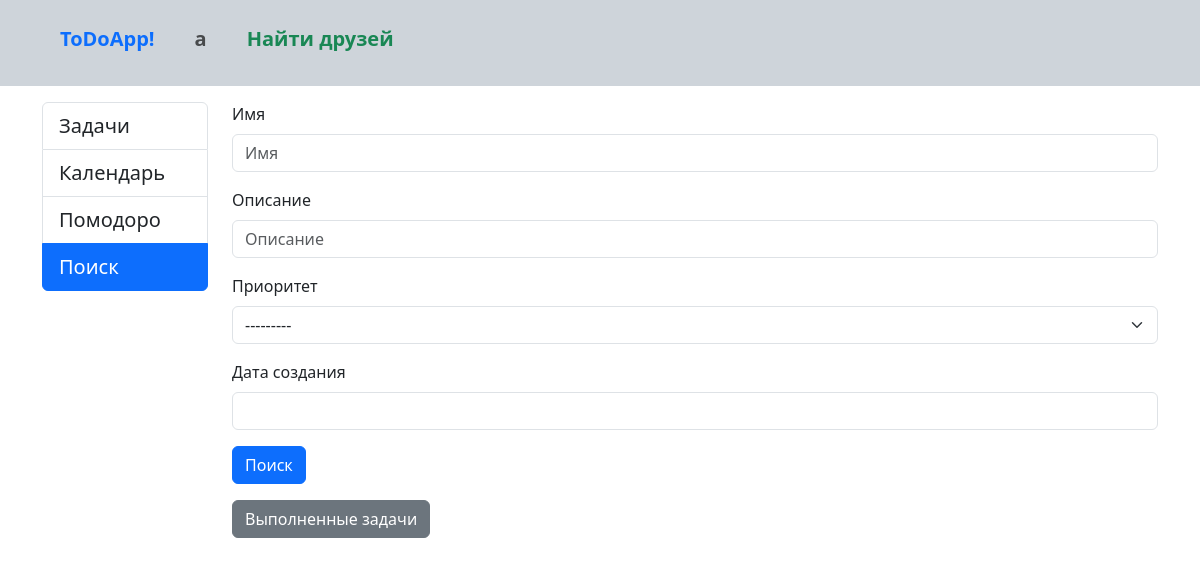
/search/ (signed in), run on an earlier commit of the app's database.
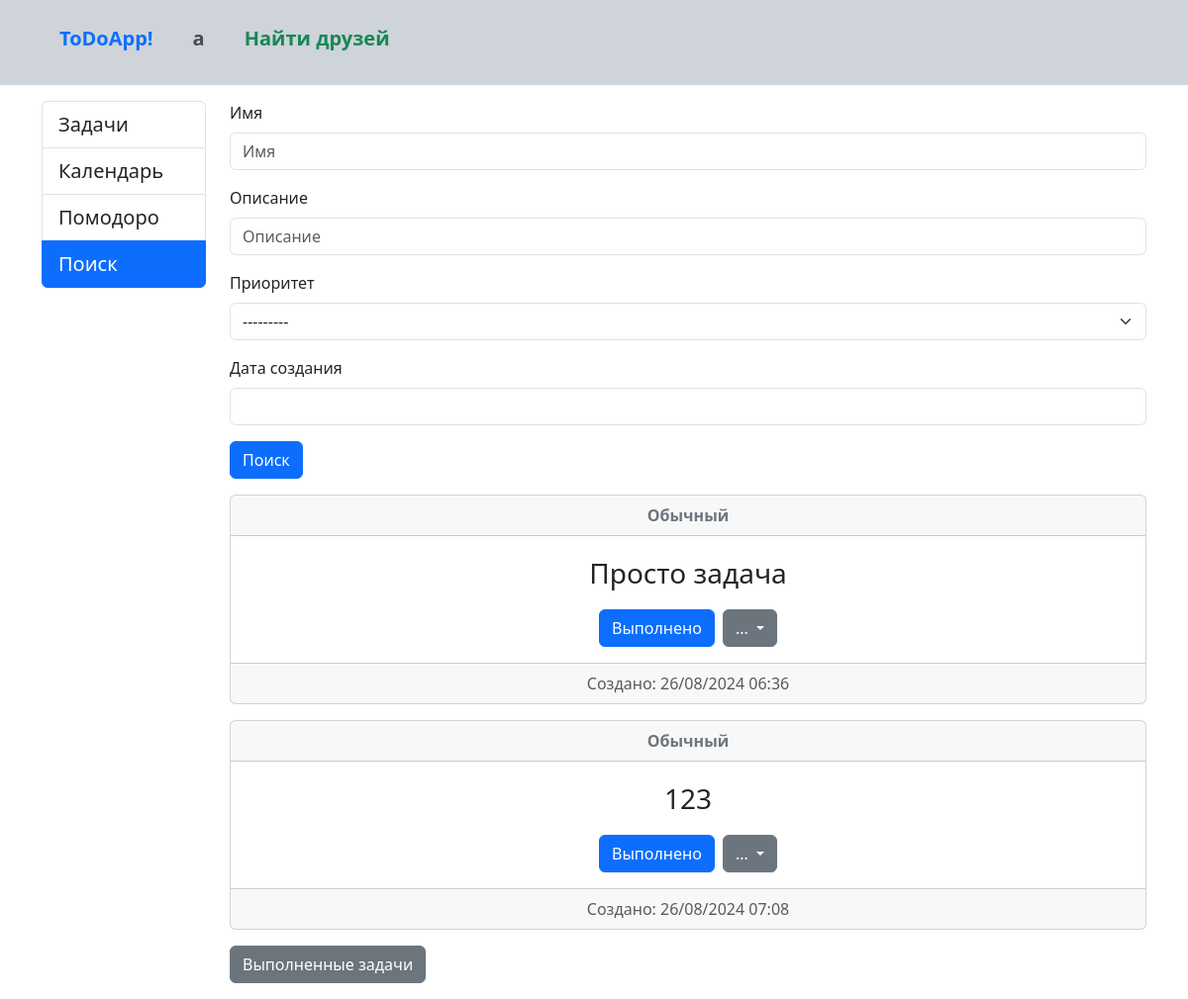
And on a later commit of the database.
### core/models.py (models this page shows, shortened)
class Tasks(models.Model):
    title = models.CharField(max_length=150,
                             verbose_name='Название')
    description = models.TextField(blank=True,
                                   verbose_name='Описание')
    priority = models.CharField(max_length=50,
                                choices=[('COMMON', 'Обычный'), ('LOW', 'Низкий'), ('MEDIUM', 'Средний'),
                                         ('HIGH', 'Высокий')],
                                verbose_name='Приоритет',
                                default='COMMON')
    created_at = models.DateTimeField(auto_now_add=True,
                                      verbose_name='Дата создания')
    completed = models.BooleanField(default=False,
                                    verbose_name='Выполнено')
    owners = models.ManyToManyField('Users',
                                    related_name='tasks',
                                    verbose_name='Пользователь')
    class Meta:
        verbose_name = 'Задача'
        verbose_name_plural = 'Задачи'
        ordering = ['created_at']

### core/views.py (the view)
# urls.py: path('search/', Search.as_view(), name='search'),
class Search(LoginRequiredMixin,
             TemplateView):
    template_name = 'core/tasksearch.html'
    model = models.Tasks
    context_object_name = 'search'
    def get_filters(self):
        return filters.Tasks(self.request.GET)
    def get_queryset(self):
        return self.get_filters().qs
    def get_context_data(self, *, object_list=None, **kwargs):
        context = super().get_context_data()
        context['authuser'] = self.request.user
        context['user'] = self.request.user
        context['tasks'] = self.get_queryset().filter(owners=self.request.user, completed=False)
        context['tasksdone'] = self.get_queryset().filter(owners=self.request.user, completed=True)
        context['filters'] = self.get_filters()
        return context

### core/templates/core/tasksearch.html (shortened to what this page needs)
{% extends "base.html" %}
{% load django_bootstrap5 %}
{% block sidebar %}
<div class="col-md-2">
    <div class="list-group">
        <a type="button" href="{% url 'tasks' %}" class="list-group-item list-group-item-action fs-5">Задачи</a>
        <a type="button" href="{% url 'calendar' %}" class="list-group-item list-group-item-action fs-5">Календарь</a>
        <a type="button" href="{% url 'pomodoro' %}" class="list-group-item list-group-item-action fs-5">Помодоро</a>
        <a type="button" href="{% url 'search' %}" class="list-group-item list-group-item-action active fs-5">Поиск</a>
    </div>
</div>
{% endblock %}
{% block content %}
<div class="col-md-10">
    <div class="">
        <div class="mb-3">
            <form method="get">
                {% bootstrap_form filters.form %}
                <button type="submit" class="btn btn-primary">Поиск</button>
            </form>
        </div>
    </div>
    {% for task in tasks %}
    <div class="card text-center mt-3 mb-3">
        <div class="card-header fw-bold">
            {% if task.priority == 'COMMON' %}
            <a href="{% url 'change_priority_search' task.id %}" class="text-decoration-none text-secondary">Обычный</a>
            {% endif %}
        </div>
        <div class="card-body">
            <a class="card-title fs-3 text-decoration-none">{{ task.title }}</a>
            <div class="d-flex justify-content-center">
                <a href="{% url 'complete_task_search' task.id %}" class="btn btn-primary">Выполнено</a>
                <div class="dropdown ms-2">
                    <a class="btn btn-secondary dropdown-toggle" href="#" role="button" id="dropdownMenuLink"
                       data-bs-toggle="dropdown" aria-expanded="false">
                        ...
                    </a>
                </div>
            </div>
        </div>
        <div class="card-footer text-body-secondary">
            <div>
                Создано: {{ task.created_at|date:"d/m/Y H:i" }}
            </div>
        </div>
    </div>
    {% endfor %}
    <p>
        <a class="btn btn-secondary" data-bs-toggle="collapse" href="#collapseExample" role="button"
           aria-expanded="false"
           aria-controls="collapseExample">
            Выполненные задачи
        </a>
    </p>
</div>
{% endblock %}

What changed in the data, as far as the page shows it:
added Tasks: priority "Обычный", title "Просто задача", created_at "26/08/2024 06:36"
added Tasks: priority "Обычный", title "123", created_at "26/08/2024 07:08"
